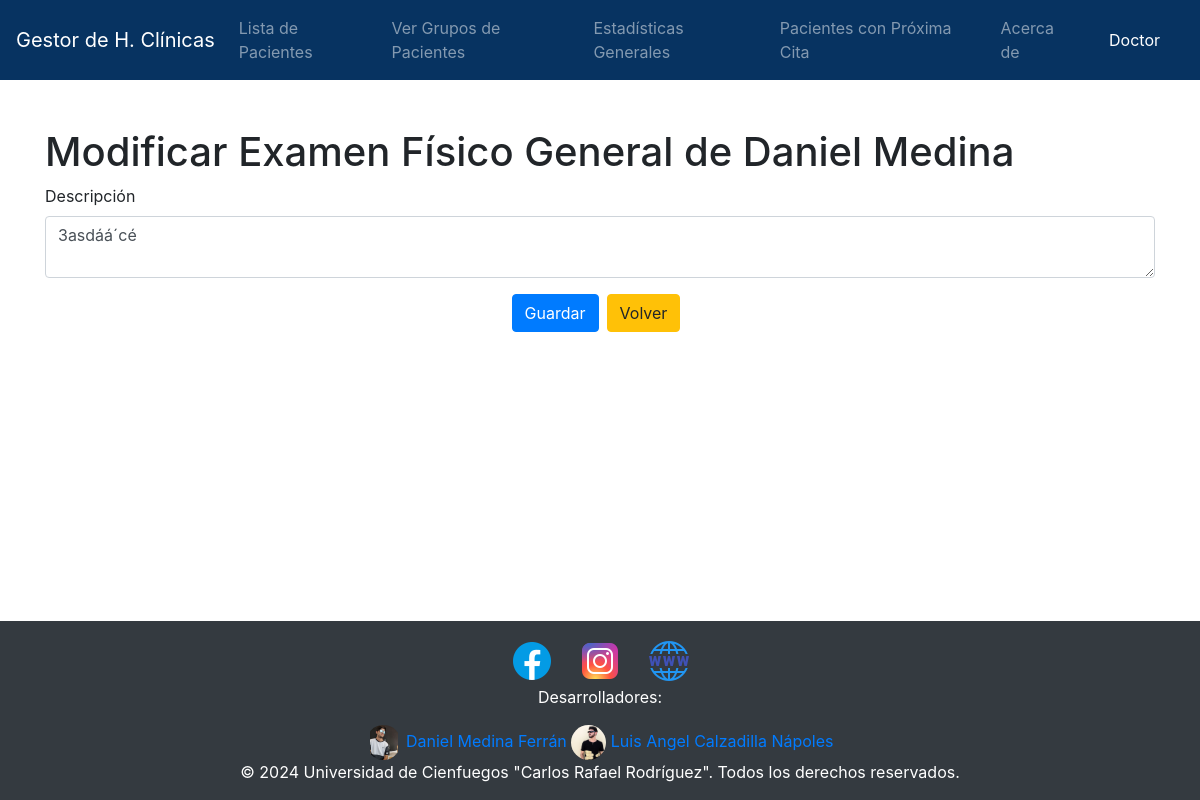
The app's page /pacientes/01111972163/fechas/7/egeneral/7/modificar/ (signed in) with its own data.
### Historia/models.py (models this page shows, shortened)
class Paciente(models.Model):
    ci = models.CharField(primary_key=True, max_length=11)
    nombre = models.CharField(max_length=50)
    apellidos = models.CharField(max_length=50)
    telefono = models.IntegerField(null=True)
    direccion = models.CharField(max_length=50)
    SEXO_CHOICES = (
        ('M', 'Masculino'),
        ('F', 'Femenino'),
    )
    sexo = models.CharField(max_length=1, choices=SEXO_CHOICES)
    RAZA_CHOICES = (
        ('B', 'Blanco'),
        ('N', 'Negro'),
    )
    raza = models.CharField(max_length=1, choices=RAZA_CHOICES)
    edad = models.IntegerField()

class EGeneral(models.Model):
    id = models.IntegerField(primary_key=True)
    descripcion = models.CharField(max_length=750)
    fecha = models.OneToOneField(Fecha, on_delete=models.CASCADE, related_name='egeneral')

### Historia/views/egeneral.py (the view)
# urls.py: path('pacientes/<str:pk_paciente>/fechas/<int:pk_fecha>/egeneral/<int:pk_egeneral>/modificar/', egeneral.modificar_egeneral, name='modificar_egeneral'),
@login_required(login_url="/")
@permission_required("estudiantes.change_e_general", login_url="/")
def modificar_egeneral(request, pk_paciente, pk_fecha, pk_egeneral):
    paciente = get_object_or_404(Paciente, pk=pk_paciente)
    fecha = get_object_or_404(Fecha, pk=pk_fecha, paciente=paciente)
    egeneral = get_object_or_404(EGeneral, pk=pk_egeneral, fecha=fecha)
    if request.method == 'POST':
        form = EGeneralForm(request.POST, instance=egeneral)
        if form.is_valid():
            form.save()
            return redirect('ver_egeneral', paciente.pk, fecha.pk)
    else:
        form = EGeneralForm(instance=egeneral)
    return render(request, 'egeneral/modificar_egeneral.html', {'form': form, 'paciente': paciente, 'fecha': fecha, 'egeneral': egeneral})

### Historia/formsP.py
class EGeneralForm(forms.ModelForm):
    class Meta:
        model = EGeneral
        fields = [
            'descripcion',
        ]
    def __init__(self, *args, **kwargs):
        super().__init__(*args, **kwargs)
        for field in self.fields.values():
            field.widget.attrs.update({'class': 'form-control'})

### Historia/templates/egeneral/modificar_egeneral.html (shortened to what this page needs)
{% extends 'base.html' %} {% block content %}
<h1>Modificar Examen Físico General de {{ paciente.nombre }} {{ paciente.apellidos }}</h1>
<form method="post">
	<div class="form-group">
		<label for="{{ form.descripcion.id_for_label }}">Descripción</label>
		<div class="input-group">
		<textarea class="form-control description-field" name="{{ form.descripcion.name }}" id="{{ form.descripcion.id_for_label }}">{{ form.descripcion.value|default_if_none:'' }}</textarea>
		</div>
	</div>
	<div class="d-flex justify-content-center">
		<button type="submit" class="btn btn-primary mr-2">Guardar</button>
		<a class="btn btn-warning mr-2" href="{% url 'ver_egeneral' paciente.pk fecha.pk %}">Volver</a>
	</div>
</form>
{% endblock %}

### Historia/templates/base.html (shortened to what this page needs)
<!DOCTYPE html>
<html lang="en">
<head>
    {% load static %}
    <link rel="stylesheet" href="{% static 'css/bootstrap.min.css' %}">
    <link rel="stylesheet" href="https://cdnjs.cloudflare.com/ajax/libs/font-awesome/5.15.4/css/all.min.css" />
</head>
<body>
    <nav class="navbar navbar-expand-lg navbar-dark no-pdf" style="background-color: #073361;">
        <a class="navbar-brand" href="{% url 'home' %}">Gestor de H. Clínicas</a>
        <div class="collapse navbar-collapse" id="navbarNav">
            <ul class="navbar-nav">
                <li class="nav-item">
                    <a class="nav-link" href="{% url 'lista_pacientes' %}">Lista de Pacientes</a>
                </li>
                <li class="nav-item">
                    <a class="nav-link" href="{% url 'grupos_pacientes' %}">Ver Grupos de Pacientes</a>
                </li>
                <li class="nav-item">
                    <a class="nav-link" href="{% url 'estadisticas_generales' %}">Estadísticas Generales</a>
                </li>
                <li class="nav-item">
                    <a class="nav-link" href="{% url 'pacientes_con_proxima_cita' %}">Pacientes con Próxima Cita</a>
                </li>
                <li class="nav-item">
                    <a class="nav-link" href="{% url 'about' %}">Acerca de</a>
                </li>
            </ul>
        </div>
        <div class="navbar">
            <div class="navbar-nav">
                <li class="nav-item">
                    <span class="nav-link text-white">{{ user.first_name }}</span>
                </li>
            </div>
        </div>
    </nav>
    <div class="container my-5 content">{% block content %} {% endblock %}</div>
	<footer class="no-pdf">
		<div class="footer-content">
			<div class="footer-container">
				<div class="footer-icons">
					<a href="https://www.facebook.com/ucfgos/" aria-label="Facebook">
						<img src="{% static 'icons/facebook.png' %}" alt="Facebook">
					</a>
					<a href="https://instagram.com/ucfgos" aria-label="Instagram">
						<img src="{% static 'icons/instagram.png' %}" alt="Instagram">
					</a>
					<a href="http://www.ucf.edu.cu/" aria-label="Web">
						<img src="{% static 'icons/web.png' %}" alt="Web">
					</a>
				</div>
				<div class="footer-developers">
					<p>Desarrolladores:</p>
					<div class="developer-icons">
						<a href="https://instagram.com/danielmedina_0111" aria-label="medina">
							<img src="{% static 'icons/medina.jpg' %}" alt="Daniel Medina Ferrán" class="developer-icon-img">
							<span>Daniel Medina Ferrán</span>
						</a>
						<a href="https://instagram.com/luis_elcorona" aria-label="luisangel">
							<img src="{% static 'icons/luisangel.jpg' %}" alt="Luis Angel Calzadilla Nápoles" class="developer-icon-img">
							<span>Luis Angel Calzadilla Nápoles</span>
						</a>
					</div>
				</div>
			</div>
		</div>
		<p class="mb-0 text-center">© {{ year }} 2024 Universidad de Cienfuegos "Carlos Rafael Rodríguez". Todos los derechos reservados.</p>
	</footer>
</body>
</html>

### Historia/templates/base.html (style rules this page uses)
body { display: flex; flex-direction: column; min-height: 100vh; margin: 0; }
.content { flex: 1; }
.navbar-nav { position: relative; }
.nav-link { color: white; text-decoration: none; }
footer { background-color: #343a40; color: #ffffff; padding: 1rem; text-align: center; width: 100%; }
.footer-icons a { color: #ffffff; margin: 0 0.5rem; }
.developer-icon-img { border-radius: 50%; width: 35px; height: 35px; object-fit: contain; }

### records on screen
Paciente: nombre "Daniel", apellidos "Medina"
EGeneral: descripcion "3asdáá´cé"

### other values on screen
{{ user.first_name }} "Doctor"
